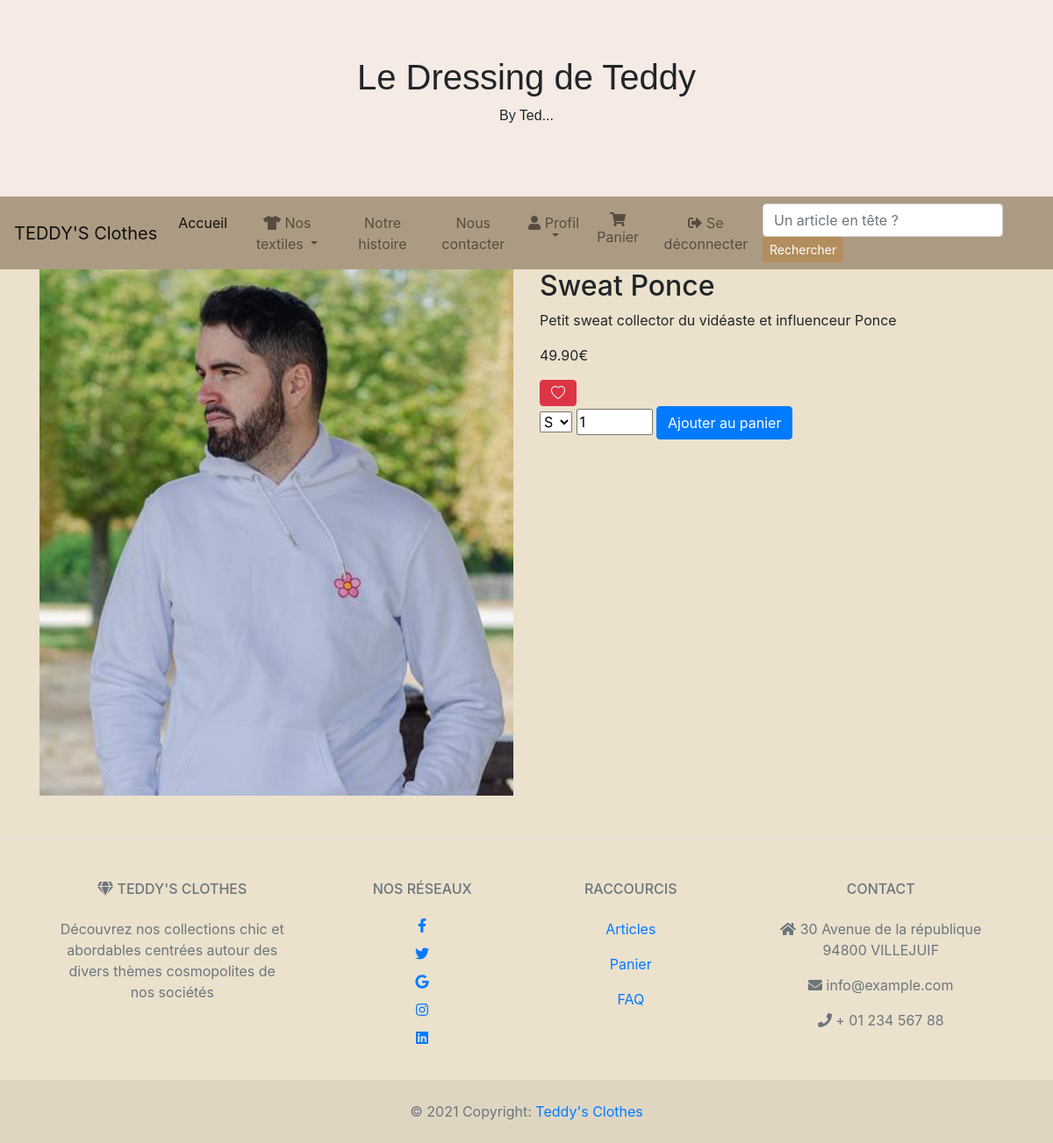
The app's page /modele?mod=1 (signed in) with its own data.
### tables this page shows
CREATE TABLE IF NOT EXISTS `modele` (
  `id` int(11) NOT NULL AUTO_INCREMENT,
  `nom` varchar(50) NOT NULL,
  `prix` decimal(4,2) NOT NULL,
  `info` tinytext NOT NULL,
  `idcat` int(11) NOT NULL,
  `image` varchar(50) NOT NULL,
  PRIMARY KEY (`id`),
  KEY `idcat` (`idcat`)
);

### modele.php (the view, shortened to what this page needs)
<html>
<head>
  <link rel="stylesheet" href="page_accueil.css">
 </head>
 <?php
  include 'config/connect.php';
  include("head.php");
  include('barre_menu.php');
?>
<body>
        <div class="container">
            <div class="row">
                <?php
                    $mod = $_GET['mod'];
                    $sql = "SELECT * from modele WHERE id = ".$mod;
                    if ($result = $conn->query($sql)){
                    while ($obj = $result->fetch_object()){
                        echo "<div class='col-6'>";
                            echo "<div class='img-modele'>";
                                echo "<img src='img/".$obj->image."'>";
                            echo "</div>";
                        echo "</div>";
                        echo "<div class='col-6'>";
                            echo "<h2>".$obj->nom."</h2>";
                            echo "<p>".$obj->info."</p>";
                            echo "<p>".$obj->prix."€</p>";
                            echo "<a class='btn btn-danger' href='ajouterWishlist?mod=".$mod."' role='button'>";?>
</a>
                            <form action="ajoutPanier.php" method="POST">
                            <select name="taille" required class="form-select" aria-label="Default select example">
                                <?php
                                    $sql = "SELECT * FROM taille,produit where idmodele = ".$mod." and taille.id = produit.idtaille";
                                    if ($result = $conn->query($sql)){
                                        while ($obj = $result->fetch_object()){
                                            if ($obj->stock == 0){
                                                echo "<option disabled value='".$obj->idtaille."'>".$obj->nom."</option>";
                                            }
                                            else {
                                                echo "<option value='".$obj->idtaille."' data-max='".$obj->stock."'>".$obj->nomTaille."</option>";
                                            }
                                        }
                                    }
                                ?>
                            </select>
                                <input type="number" class="qty" name="qty" value="1" min="1" max="10" />
                                <button class="btn btn-primary" type="submit">Ajouter au panier</button>
                            </form>
                            <?php
                        echo "</div>";
                    }
                }
            ?>
            </div>
        </div>
    </body>
</html>

### page_accueil.css (style rules this page uses)
body { margin: 0; font-family: Arial, Helvetica, sans-serif; }

### css/style.css (style rules this page uses)
a { text-decoration: none; color: #000; }
button { margin-top: 1em; }
.img-modele img { width: 100%; height: 600px; object-fit: cover; transition: transform .5s ease; }

### css/barre_menu.css (style rules this page uses)
body { background-color:#ebe1cc; }

### css/footer.css (style rules this page uses)
body { background-color:#ebe1cc; }

### records on screen
modele: image (picture), nom "Sweat Ponce", info "Petit sweat collector du vidéaste et influenceur Ponce", prix "49.90"

### other values on screen
form field taille "S"
